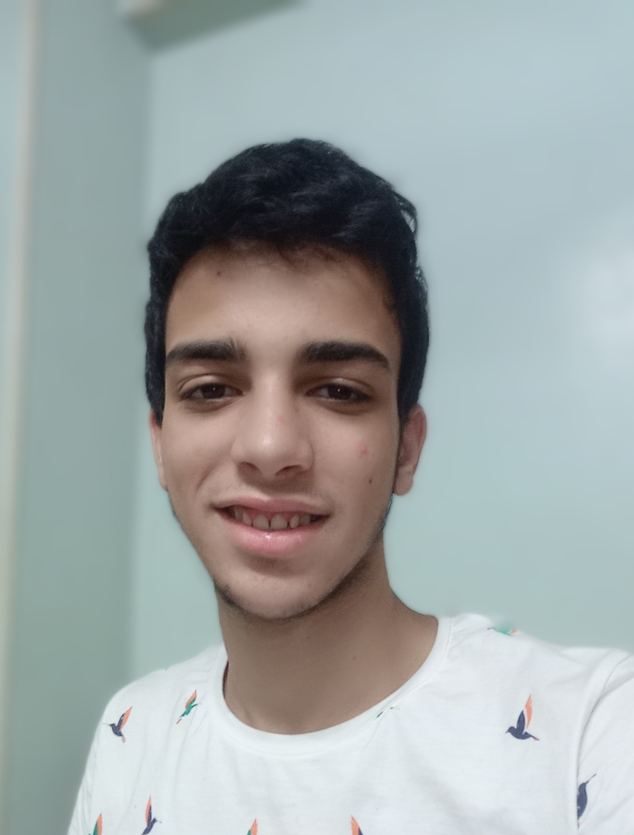
#> input picture 1.jpg, 1901 x 2505 px (shown at 1/3 size)
$ jupyter execute prepare_dataset.ipynb
#> lines starting #> are read from the running program, lines starting #| are printed output that depends on the picture
[cell 1]
import cv2

# Load the pre-trained face detection classifier
face_cascade = cv2.CascadeClassifier('haarcascade_frontalface_default.xml')

[cell 2]
# Read the input image
img = cv2.imread('1.jpg')
#> img is the input picture: shape (2505, 1901, 3); mean B, G, R 166.9, 167.8, 160.1
img = cv2.resize(img,(500,500))
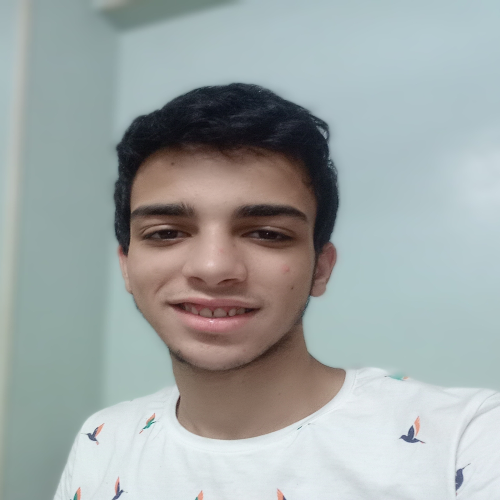
#> img: shape (500, 500, 3); mean B, G, R 166.8, 167.7, 160.1

[cell 3]
# Display the output image
cv2.imshow('Face Detection', img)
cv2.waitKey(0)
cv2.destroyAllWindows()

[cell 4]
# Convert the image to grayscale
gray = cv2.cvtColor(img, cv2.COLOR_BGR2GRAY)
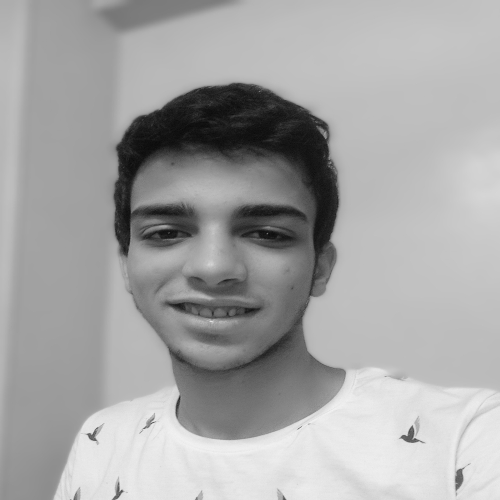
#> gray: shape (500, 500); min 11, max 242, mean 165.3

[cell 5]
# Detect faces in the grayscale image
faces = face_cascade.detectMultiScale(gray, scaleFactor=1.1, minNeighbors=5)
#> faces = [[91, 130, 250, 250]]

[cell 6]
for (x, y, w, h) in faces:
    cropped_img = gray[y:y+h, x:x+w]
#> this loop made 1 pass
#> pass 1, `cropped_img = gray[y:y+h, x:x+w]`:
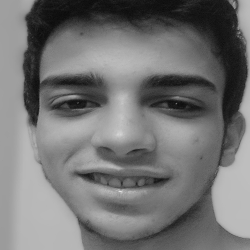
#> cropped_img: shape (250, 250); min 11, max 226, mean 115.5

cropped_img = cv2.resize(cropped_img,(50,37))
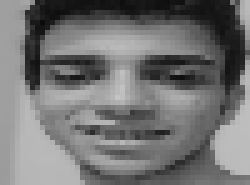
#> cropped_img: shape (37, 50) (shown 5 times larger); min 11, max 196, mean 115.4
